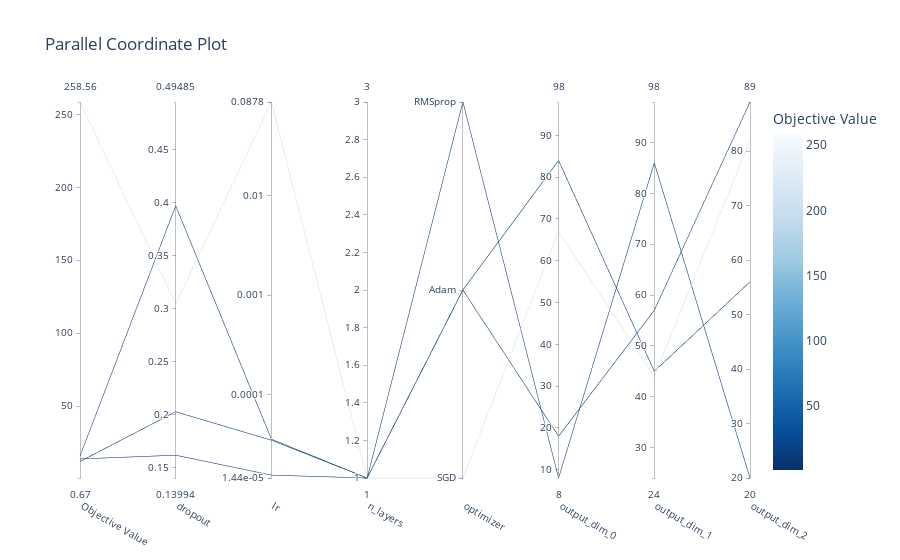

Notebook code for this chart:
### Code cell
optuna.visualization.plot_parallel_coordinate(study)

### Figure 1 — Plotly figure (JSON) as saved in the notebook; plotly's stock layout.template omitted (floating-point values rounded to 4 significant figures)
{"data": [{"dimensions": [{"label": "Objective Value", "range": [0.673, 258.6], "values": [258.6, 13.78, 12.0, 15.7, 13.91, 12.75, 4.179, 12.97, 1.195, 0.9332, 4.138, 1.447, 0.673, 6.19, 1.089, 3.452]}, {"label": "dropout", "range": [0.1399, 0.4949], "values": [0.3043, 0.1614, 0.2025, 0.3968, 0.3031, 0.1399, 0.4135, 0.4259, 0.2894, 0.1612, 0.4949, 0.2482, 0.3418, 0.3567, 0.1877, 0.4592]}, {"label": "lr", "range": [-4.841, -1.057], "ticktext": ["1.44e-05", "0.0001", "0.001", "0.01", "0.0878"], "tickvals": [-4.841, -4, -3, -2, -1.057], "values": [-1.057, -4.812, -4.461, -4.45, -4.502, -4.841, -2.384, -4.84, -2.285, -2.105, -2.045, -3.374, -3.248, -3.54, -3.014, -3.034]}, {"label": "n_layers", "range": [1, 3], "values": [1, 1, 1, 1, 2, 1, 1, 2, 2, 2, 2, 2, 3, 3, 3, 3]}, {"label": "optimizer", "range": [0, 2], "ticktext": ["SGD", "Adam", "RMSprop"], "tickvals": [0, 1, 2], "values": [0, 1, 1, 2, 2, 0, 0, 0, 1, 0, 1, 1, 2, 2, 2, 0]}, {"label": "output_dim_0", "range": [8, 98], "values": [67, 18, 84, 8, 8, 77, 40, 54, 79, 29, 58, 36, 98, 24, 42, 25]}, {"label": "output_dim_1", "range": [24, 98], "values": [44, 57, 45, 86, 60, 98, 33, 24, 25, 28]}, {"label": "output_dim_2", "range": [20, 89], "values": [82, 89, 56, 20]}], "labelangle": 30, "labelside": "bottom", "line": {"color": [258.6, 13.78, 12.0, 15.7, 13.91, 12.75, 4.179, 12.97, 1.195, 0.9332, 4.138, 1.447, 0.673, 6.19, 1.089, 3.452], "colorbar": {"title": {"text": "Objective Value"}}, "colorscale": [[0, "rgb(247,251,255)"], [0.125, "rgb(222,235,247)"], [0.25, "rgb(198,219,239)"], [0.375, "rgb(158,202,225)"], [0.5, "rgb(107,174,214)"], [0.625, "rgb(66,146,198)"], [0.75, "rgb(33,113,181)"], [0.875, "rgb(8,81,156)"], [1, "rgb(8,48,107)"]], "reversescale": true, "showscale": true}, "type": "parcoords"}], "layout": {"title": {"text": "Parallel Coordinate Plot"}}}
